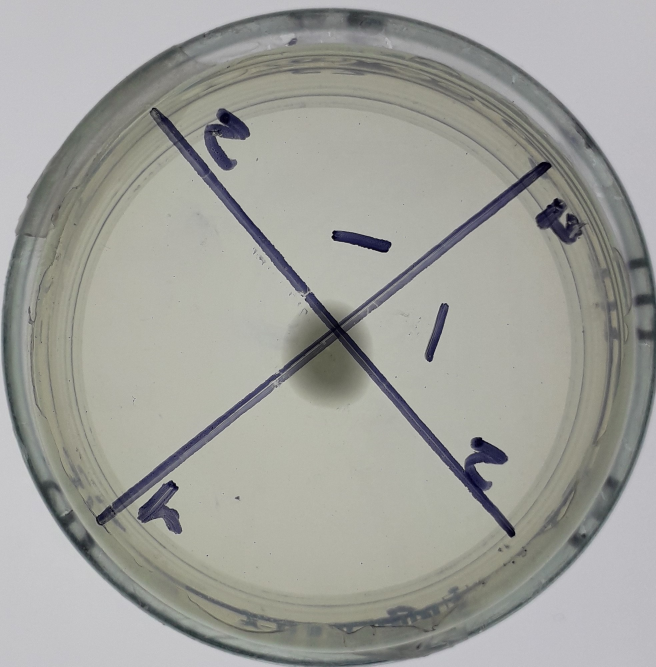
#> input picture 1.jpg, 1968 x 2000 px (shown at 1/3 size); its folder holds only this picture in this run
$ python Binarizacion_de_Hongos_en_Python.py
#> lines starting #> are read from the running program, lines starting #| are printed output that depends on the picture; after the words box and inside, x2 and y2 are one past the last pixel; in counts of white or black regions, pixels touching at a corner belong together
import cv2
import numpy as np
import pandas as pd

######################################################################################################

def area_del_cultivo_de_bacterias(nombre,Binar = 125,dim_del_kernel = 5, iteraciones = 4):

#> called with nombre = '1.jpg', Binar = 125, dim_del_kernel = 5, iteraciones = 4
	gray = cv2.imread(nombre,0)				# Lee la imagen en escala de grises
#> gray: shape (2000, 1968); min 0, max 220, mean 159
	gray = cv2.resize(gray, (400,400))		# redimensiona la imagen
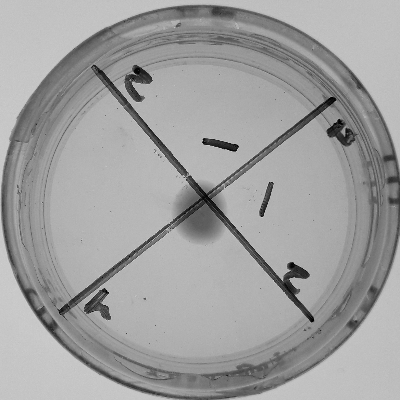
#> gray: shape (400, 400); min 0, max 211, mean 159

	Rango_bajo = Binar						# Rango de Binarización
	Rango_alto = 255						# Tono de la Binarización

	# Binarización
	ret,Mascara = cv2.threshold(gray,Rango_bajo,Rango_alto,cv2.THRESH_BINARY_INV)
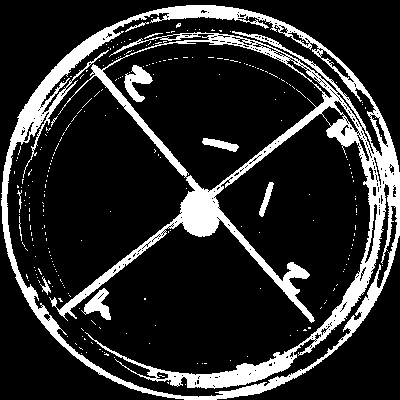
#> Mascara: shape (400, 400); 17% white; 258 white regions (248 under 20 px), largest, box (x1, y1, x2, y2) and area: (1, 5, 400, 400) 24982, (124, 65, 153, 102) 512, (81, 288, 111, 320) 426
#> ret = 125

	# Filtros

	# Definimos el Kernel
	kernel = np.ones((dim_del_kernel,dim_del_kernel),np.uint8)

	# Erosión
	MascaraEND = cv2.erode(Mascara,kernel,iterations = iteraciones)
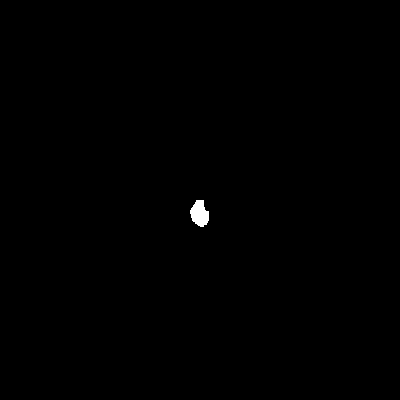
#> MascaraEND: shape (400, 400); 0.23% white; 1 white region, box (x1, y1, x2, y2) and area: (190, 200, 209, 227) 363

	# Opening
	MascaraEND = cv2.morphologyEx(MascaraEND, cv2.MORPH_OPEN,kernel)
#> MascaraEND: shape (400, 400); 0.22% white; 1 white region, box (x1, y1, x2, y2) and area: (191, 200, 209, 226) 355

	# Dilatación
	MascaraEND = cv2.dilate(MascaraEND,kernel,iterations = iteraciones)
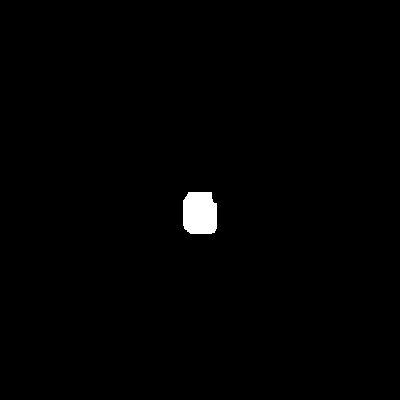
#> MascaraEND: shape (400, 400); 0.82% white; 1 white region, box (x1, y1, x2, y2) and area: (183, 192, 217, 234) 1315

	# Momentos
	moments = cv2.moments(MascaraEND)
#> moments = moments, m00 335325, centre m10/m00, m01/m00 = (199.4, 212.9)
	area = int(moments['m00'])
#> area = 335325
	print("El tamaño del cultivo es de "+str(area) +" pixeles")
#| El tamaño del cultivo es de 335325 pixeles

	cv2.imshow('Escala de grises',gray)
	cv2.imshow('Binarizada',Mascara)
	cv2.imshow('Filtrada',MascaraEND)

	cv2.waitKey(0) 			# Presione una tecla para pasar a la siguiente imagen
	return(area)

#####################################################################################################

formato = ".jpg"			# Formato de las imagenes
Ndata = 4					# Número de imagenes
Datos_de_Areas = []			# Lista de almacenamiento de datos para las areas
Fechas = []					# Fechas en la que se tomo las imagenes

for cond_i in range (0,Ndata):
	nombre = str(cond_i+1)+formato 							# Nombre de la imagen actual
	area = area_del_cultivo_de_bacterias(nombre)			# Area optenida del cultivo
#> area = 335325
	Datos_de_Areas.append(area)								# Agrega el dato a una lista
	Fechas.append((cond_i+25))							# Agrega el dato a una lista

	# Se organiza la Data
	data = {'Fecha (Junio)': Fechas,'Area del cultivo (En pixeles)': Datos_de_Areas}
#> data = {'Fecha (Junio)': [25], 'Area del cultivo (En pixeles)': [335325]}
	df = pd.DataFrame(data, columns = ['Fecha (Junio)','Area del cultivo (En pixeles)'])
#> df = table of 1 rows and 2 columns
#> (the run stopped early here; a loop or call above may not have finished)
